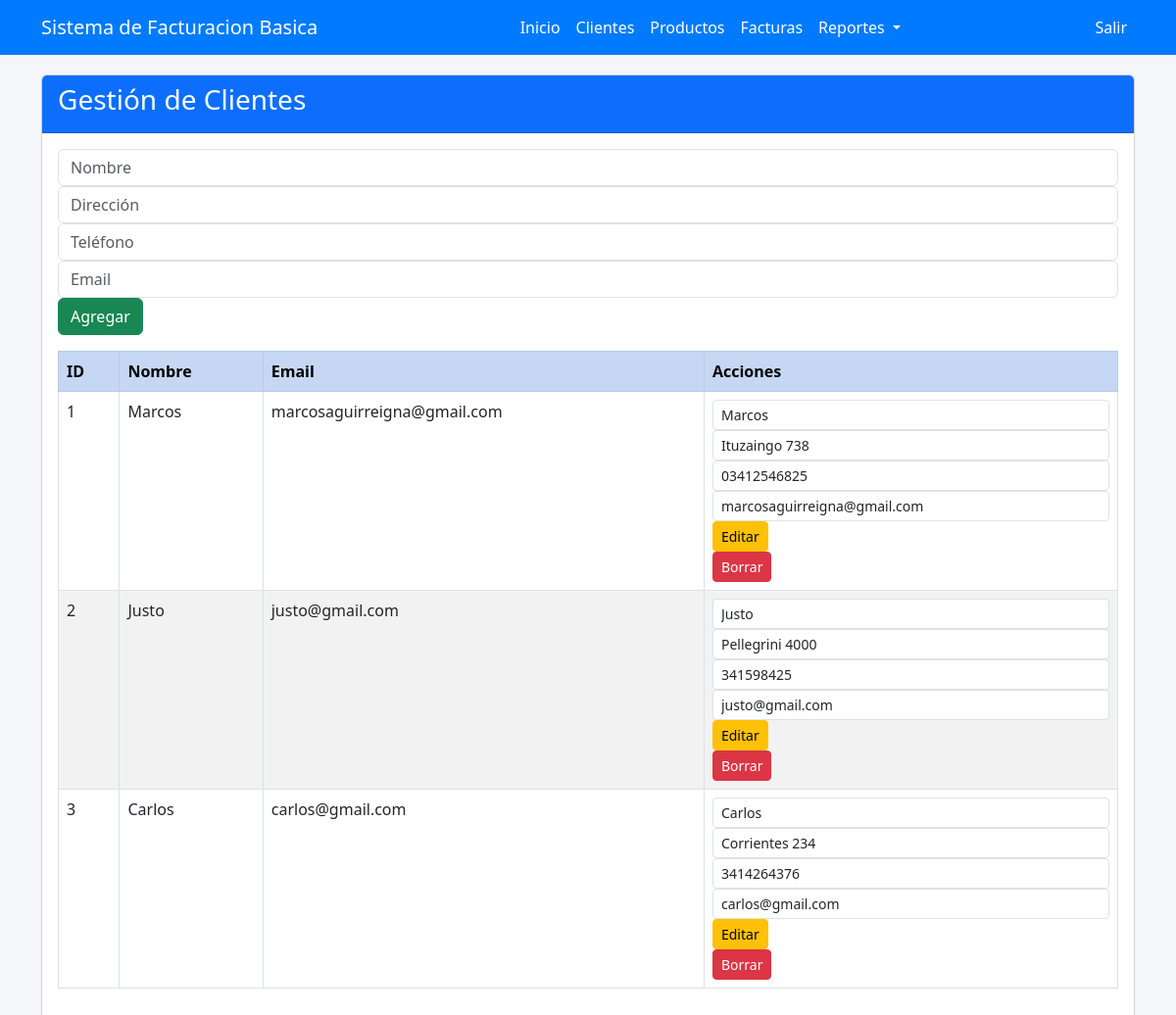
Page /clientes (signed in) on the committed database.
### app.py (models this page shows)
class Cliente(db.Model):
    id = db.Column(db.Integer, primary_key=True)
    nombre = db.Column(db.String(100))
    direccion = db.Column(db.String(100))
    telefono = db.Column(db.String(50))
    email = db.Column(db.String(100))

### app.py (the view)
@app.route('/clientes')
@login_required
def clientes_view():
    clientes = Cliente.query.all()
    return render_template('clientes.html', clientes=clientes)

### app.py (called while the page is built)
@login_manager.user_loader
def load_user(user_id):
    return Usuario.query.get(int(user_id))

### templates/clientes.html (shortened to what this page needs)
{% extends "base.html" %}
{% block content %}
<div class="card">
  <div class="card-header bg-primary text-white">
    <h3 class="card-title">Gestión de Clientes</h3>
  </div>
  <div class="card-body">
    <form method="POST" action="{{ url_for('add_cliente') }}" class="form-inline mb-3">
      <input type="text" name="nombre" placeholder="Nombre" class="form-control mr-2" required>
      <input type="text" name="direccion" placeholder="Dirección" class="form-control mr-2">
      <input type="text" name="telefono" placeholder="Teléfono" class="form-control mr-2">
      <input type="email" name="email" placeholder="Email" class="form-control mr-2">
      <button type="submit" class="btn btn-success">Agregar</button>
    </form>
    <div class="table-responsive">
      <table class="table table-striped table-bordered">
        <tr class="table-primary">
          <th>ID</th><th>Nombre</th><th>Email</th><th>Acciones</th>
        </tr>
        {% for c in clientes %}
        <tr>
          <td>{{ c.id }}</td>
          <td>{{ c.nombre }}</td>
          <td>{{ c.email }}</td>
          <td>
            <form method="POST" action="{{ url_for('edit_cliente', id=c.id) }}" class="form-inline">
              <input type="text" name="nombre" value="{{ c.nombre }}" class="form-control form-control-sm mr-1">
              <input type="text" name="direccion" value="{{ c.direccion }}" class="form-control form-control-sm mr-1">
              <input type="text" name="telefono" value="{{ c.telefono }}" class="form-control form-control-sm mr-1">
              <input type="email" name="email" value="{{ c.email }}" class="form-control form-control-sm mr-1">
              <button type="submit" class="btn btn-warning btn-sm mr-1">Editar</button>
            </form>
            <a href="{{ url_for('delete_cliente', id=c.id) }}"
               class="btn btn-danger btn-sm"
               onclick="return confirm('¿Eliminar cliente?')">Borrar</a>
          </td>
        </tr>
        {% endfor %}
      </table>
    </div>
  </div>
</div>
{% endblock %}

### templates/base.html (style rules this page uses)
body { background-color: #f4f6f9; }
.card { margin-top: 20px; }
.table th { background-color: #e9ecef; }

### rows in the picture
Cliente: id "1", nombre "Marcos", email "marcosaguirreigna@gmail.com", direccion "Ituzaingo 738", telefono "03412546825"
Cliente: id "2", nombre "Justo", email "justo@gmail.com", direccion "Pellegrini 4000", telefono "341598425"
Cliente: id "3", nombre "Carlos", email "carlos@gmail.com", direccion "Corrientes 234", telefono "3414264376"
